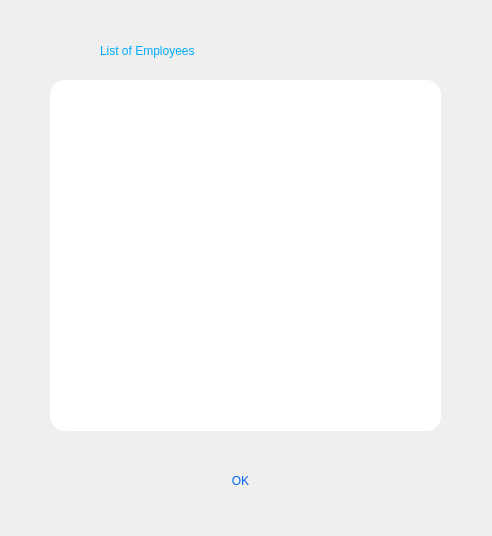
<?xml version="1.0" encoding="UTF-8"?>
<ui version="4.0">
 <class>listemployee</class>
 <widget class="QDialog" name="listemployee">
  <property name="geometry">
   <rect>
    <x>0</x>
    <y>0</y>
    <width>492</width>
    <height>536</height>
   </rect>
  </property>
  <property name="windowTitle">
   <string>Dialog</string>
  </property>
  <property name="styleSheet">
   <string notr="true">background-image: url(:/Screenshot 2024-07-05 130354.png);</string>
  </property>
  <widget class="QListWidget" name="listWidget">
   <property name="geometry">
    <rect>
     <x>50</x>
     <y>80</y>
     <width>391</width>
     <height>351</height>
    </rect>
   </property>
   <property name="styleSheet">
    <string notr="true">background-color: qlineargradient(spread:reflect, x1:0, y1:0, x2:1, y2:1, stop:0 rgba(255, 0, 0, 255), stop:1 rgba(255, 255, 255, 255));
background-color: qlineargradient(spread:pad, x1:0, y1:0, x2:1, y2:1, stop:0 rgba(255, 255, 255, 255), stop:1 rgba(255, 255, 255, 255));
border-radius:15%;
color: rgb(0, 100, 250);</string>
   </property>
  </widget>
  <widget class="QPushButton" name="pushButton">
   <property name="geometry">
    <rect>
     <x>110</x>
     <y>460</y>
     <width>261</width>
     <height>41</height>
    </rect>
   </property>
   <property name="styleSheet">
    <string notr="true">border-radius:15%;
color: rgb(0, 100, 250);
font: 12pt &quot;MV Boli&quot;;</string>
   </property>
   <property name="text">
    <string>OK</string>
   </property>
  </widget>
  <widget class="QLabel" name="label">
   <property name="geometry">
    <rect>
     <x>100</x>
     <y>30</y>
     <width>311</width>
     <height>41</height>
    </rect>
   </property>
   <property name="styleSheet">
    <string notr="true">color: rgb(0, 170, 255);
font: 75 28pt &quot;MS Shell Dlg 2&quot;;</string>
   </property>
   <property name="text">
    <string>List of Employees</string>
   </property>
  </widget>
 </widget>
 <resources/>
 <connections/>
</ui>
